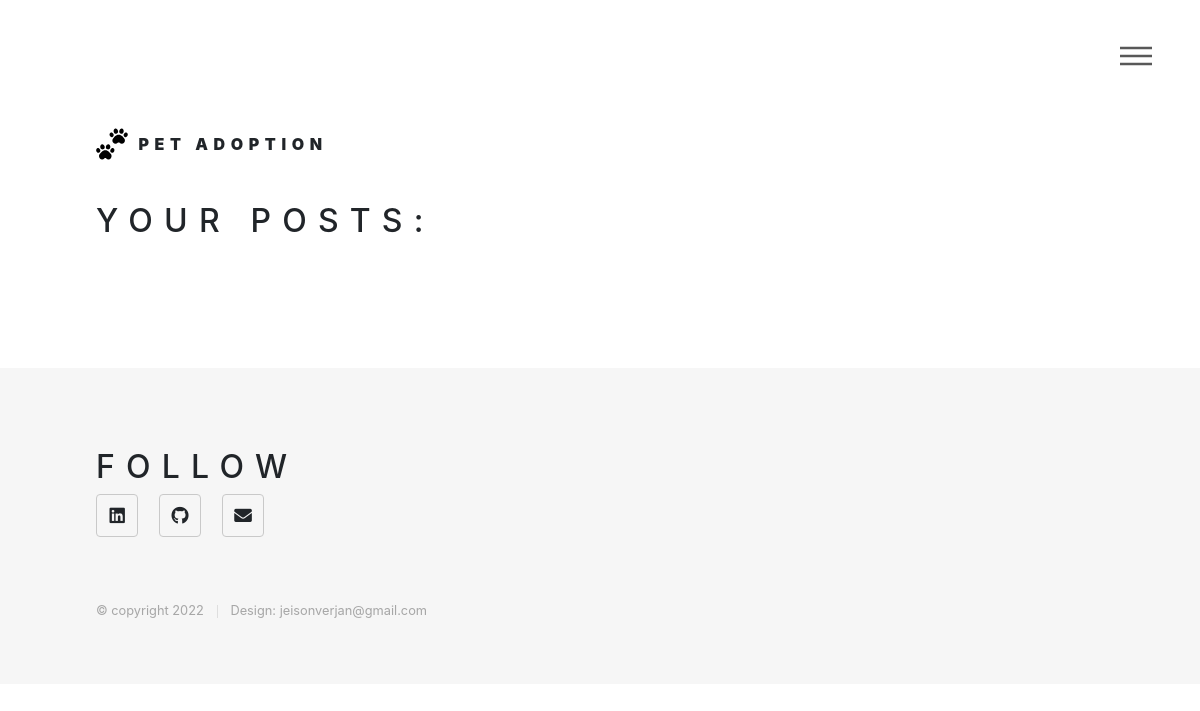
/home/posts (signed in), run on an earlier commit of the app's database.
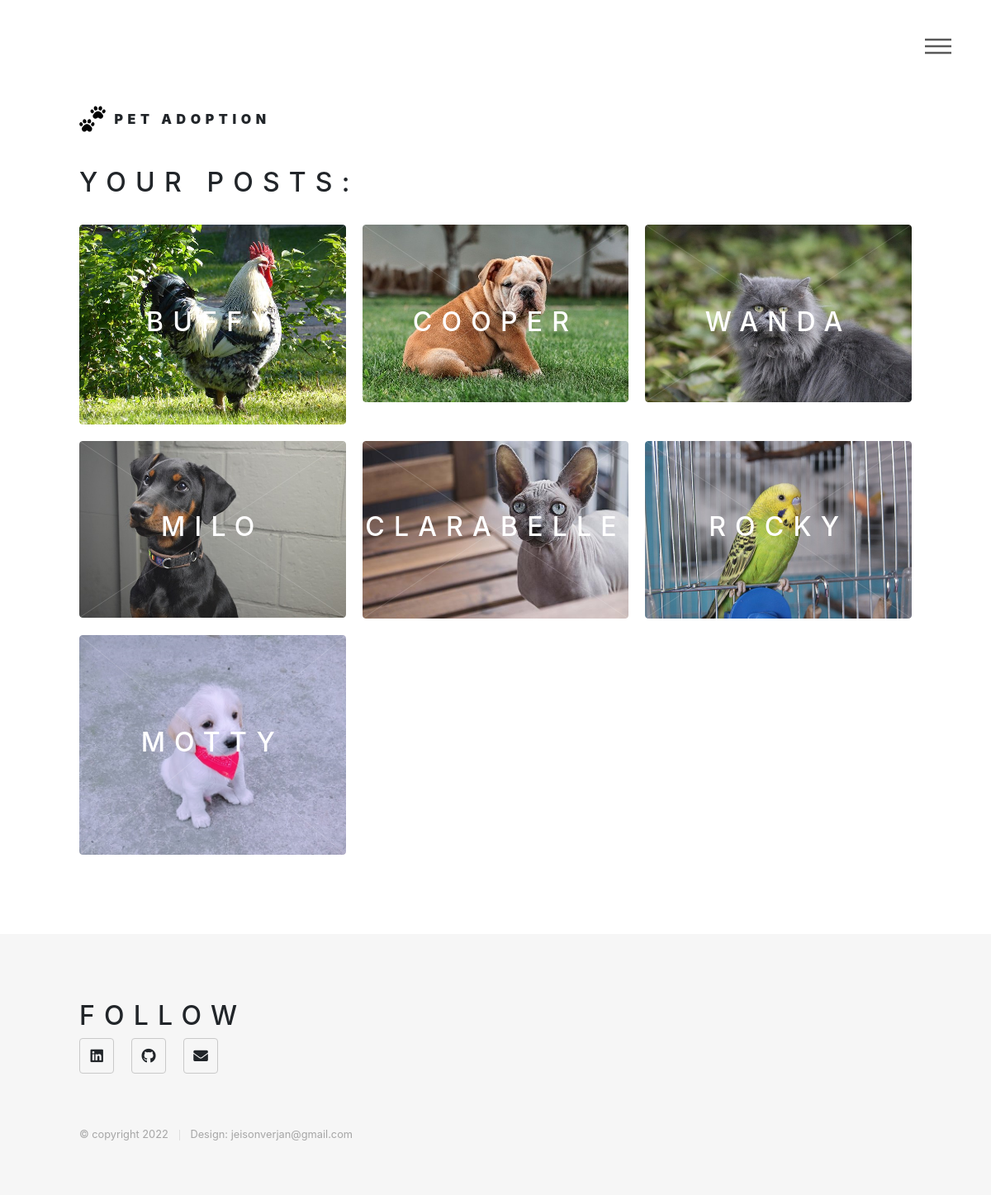
And on a later commit of the database.
### website/models.py (models this page shows)
class Post(db.Model):
    id = db.Column(db.Integer, primary_key = True)
    date = db.Column(db.DateTime(timezone=True), default=func.now())
    description = db.Column(db.String(100), nullable = False)
    status = db.Column(db.Boolean, default = True)
    user_id = db.Column(db.String, db.ForeignKey('user.id'))
    pet_id = db.Column(db.Integer, db.ForeignKey('pet.id'))

class Media(db.Model):
    id = db.Column(db.Integer, primary_key = True)
    path = db.Column(db.String(150), nullable = False)
    pet_id = db.Column(db.Integer, db.ForeignKey('pet.id'))

class Pet(db.Model):
    id = db.Column(db.Integer, primary_key = True)
    name = db.Column(db.String(100), nullable = False)
    age = db.Column(db.String(100))
    sex = db.Column(db.String(100), nullable = False)
    status = db.Column(db.Boolean, default = True)
    pet_type_id = db.Column(db.Integer, db.ForeignKey('pet_type.id'))
    breed_id = db.Column(db.Integer, db.ForeignKey('breed.id'))
    medias = db.relationship(Media)

### website/views.py (the view)
@views.route('/home/posts', methods=['GET', 'POST'])
@login_required
def user_posts():
    form = Post_form()
    posts = db.engine.execute("SELECT post.id, media.path, pet.name, post.description FROM media, pet, post WHERE media.pet_id = post.pet_id AND post.pet_id = pet.id AND post.status = True AND  post.user_id =" + str(current_user.id))
    db.session.commit()
    return render_template("user_posts.html", user=current_user, form=form, posts=posts)

### website/templates/user_posts.html (shortened to what this page needs)
{% extends "base.html" %}
{% block separate%}
<h2>Your posts: </h2>
<br>
{% endblock%}
{% block posts %}
{% for post in posts%}
<article class="style7">
    <span class="image">
        <img src="{{ url_for('static', filename='images/pet_media/' + post.path)}}" alt="" />
    </span>
    <a >
        <h2>{{post.name}}</h2>
    </a>
</article>
{% endfor %}
{% endblock%}

### website/templates/base.html (shortened to what this page needs)
<!DOCTYPE html>
<html>
    <head>
        <link rel="stylesheet" href="{{ url_for('static', filename='css/main.css')}}" />
        <link
        rel="stylesheet"
        href="https://stackpath.bootstrapcdn.com/bootstrap/4.4.1/css/bootstrap.min.css"
        />
    </head>
    <body class="is-preload">
        <div id="wrapper">
            <header id="header">
                <div class="inner">
                    <a href="/" class="logo">
                        <span class="symbol"><img src="{{ url_for('static', filename='images/logo.svg' )}}" alt="" /></span><span class="title">Pet Adoption</span>
                    </a>
                    <nav>
                        <ul>
                            <li><a href="#menu">Menu</a></li>
                        </ul>
                    </nav>
                </div>
            </header>
            <div id="main">
                <div class="inner">
                        {% block separate %} {% endblock%}
                    <section class="tiles">
                        {% block posts %} {% endblock%}
                    </section>
                </div>
            </div>
            <footer id="footer">
                <div class="inner">
                    <section>
                        <h2>Follow</h2>
                        <ul class="icons">
                            <li><a href="#" class="icon brands style2 fa-linkedin"><span class="label">Linkedin</span></a></li>
                            <li><a href="https://github.com/jeisonverjan" target="_blank" class="icon brands style2 fa-github"><span class="label">GitHub</span></a></li>
                            <li><a href="/contact" class="icon solid style2 fa-envelope"><span class="label">Email</span></a></li>
                        </ul>
                    </section>
                    <ul class="copyright">
                        <li>&copy; copyright 2022</li><li>Design: jeisonverjan@gmail.com</li>
                    </ul>
                </div>
            </footer>
        </div>
    </body>
</html>

What changed in the data, as far as the page shows it:
now on this page (row edited): Post: path (picture), name "BUFFY"
now on this page (row edited): Post: path (picture), name "COOPER"
added Post: path (picture), name "WANDA"
now on this page (row edited): Post: path (picture), name "MILO"
added Post: path (picture), name "CLARABELLE"
added Post: path (picture), name "ROCKY"
added Post: path (picture), name "MOTTY"
